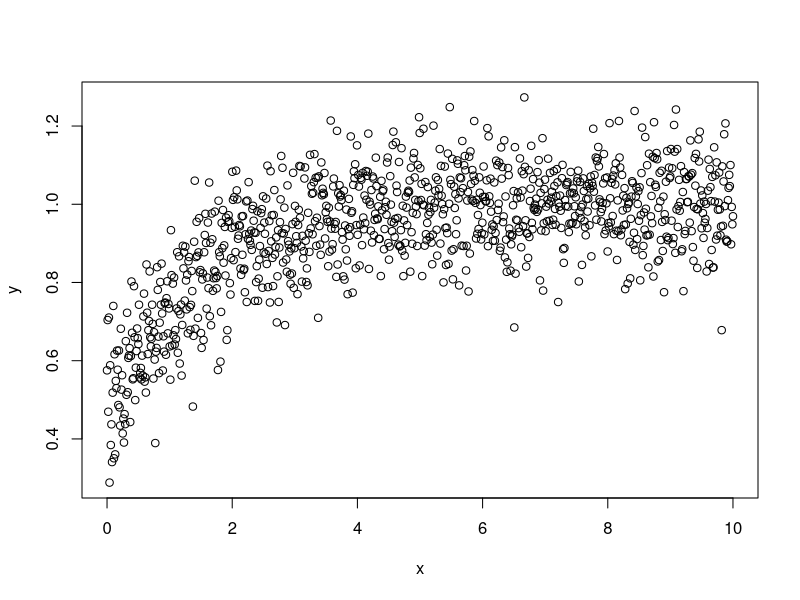

The R source for this figure: (Note: this script raises an error after producing the figure.)
## ---- chunk 1

# make data       #####
set.seed(666)
  # so everyone gets the same numbers
x<-seq(0,10,length.out=1000)
  # make x axis

y<-rnorm(1000,mean=1/(1 + exp(-x)),sd=.1)
  # make y axis using normal distributed erros
plot(y~x)
  # quick plot
library(ggplot2)


# make into data frame    ####
dd <- data.frame(
  x=x,
  p=p
)
head(dd)
names(dd)[2] <- 'y'

# pretty graph          ####
ggplot(data=dd, aes(x=x, y=p)) +
  geom_point() + geom_smooth()
  
# prep and export       ####

names(dd) <- c("predictor", 'response')

#write.csv(dd,file = "/Users/admin/Documents/statsMethodsG5YellowPerchGrowthRate.csv",row.names = F)
